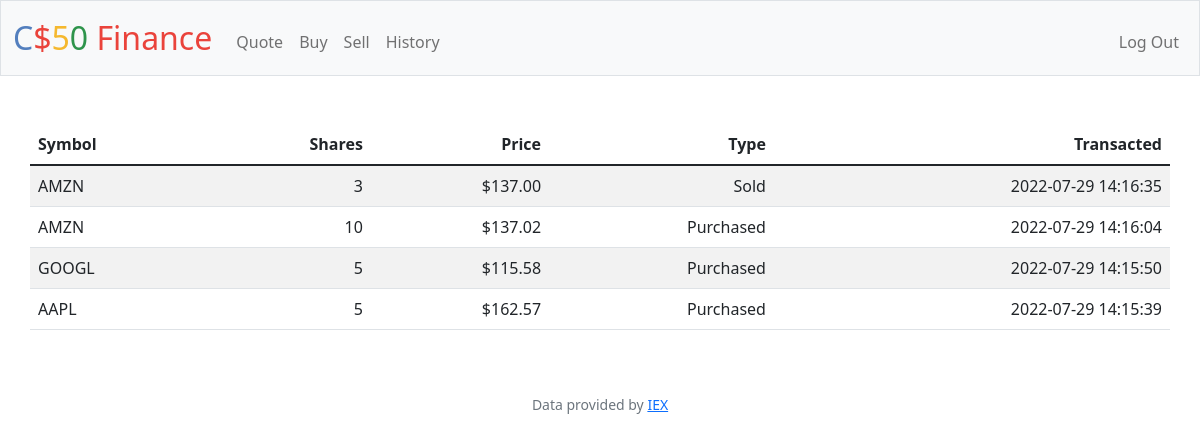
Screenshot of /history (signed in) with the database file from the repository.
### tables this page shows
CREATE TABLE transactionHistories (
            id INTEGER PRIMARY KEY AUTOINCREMENT NOT NULL,
            stockSymbol TEXT NOT NULL,
            StockPrice NUMERIC NOT NULL,
            shareQtySold REAL NOT NULL,
            transactionDate TEXT,
            transactionType TEXT,
            ownerId INTEGER
        );

### app.py (the view)
@app.route("/history")
@login_required
def history():
    data = db.execute(
        'SELECT * FROM transactionHistories WHERE ownerId = ? ORDER BY transactionDate DESC;', session['user_id'])
    print(data)
    return render_template('history.html', data=data, usd=usd, int_format=int_format)

### app.py (called while the page is built)
@app.after_request
def after_request(response):
    response.headers["Cache-Control"] = "no-cache, no-store, must-revalidate"
    response.headers["Expires"] = 0
    response.headers["Pragma"] = "no-cache"
    return response

### helpers.py (called while the page is built)
def login_required(f):
    @wraps(f)
    def decorated_function(*args, **kwargs):
        if session.get("user_id") is None:
            return redirect("/login")
        return f(*args, **kwargs)
    return decorated_function

def usd(value):
    return f"${value:,.2f}"

def int_format(value):
    return int(value)

### templates/history.html
{% extends "layout.html" %} {% block title %} Home {% endblock %} {% block main
%}
<table class="table table-striped container">
  <thead>
    <tr>
      <th class="text-start">Symbol</th>
      <th class="text-end">Shares</th>
      <th class="text-end">Price</th>
      <th class="text-end">Type</th>
      <th class="text-end">Transacted</th>
    </tr>
  </thead>
  <tbody>
    {% for history in data %}
    <tr>
      <td class="text-start">{{history.stockSymbol}}</td>
      <td class="text-end">{{int_format(history.shareQtySold)}}</td>
      <td class="text-end">{{usd(history.StockPrice or 0)}}</td>
      <td class="text-end">{{history.transactionType}}</td>
      <td class="text-end">{{history.transactionDate}}</td>
    </tr>
    {% endfor %}
  </tbody>
</table>
{% endblock %}

### rows the page displays
transactionHistories: stockSymbol "AMZN", shareQtySold "3", StockPrice "$137.00", transactionType "Sold", transactionDate "2022-07-29 14:16:35"
transactionHistories: stockSymbol "AMZN", shareQtySold "10", StockPrice "$137.02", transactionType "Purchased", transactionDate "2022-07-29 14:16:04"
transactionHistories: stockSymbol "GOOGL", shareQtySold "5", StockPrice "$115.58", transactionType "Purchased", transactionDate "2022-07-29 14:15:50"
transactionHistories: stockSymbol "AAPL", shareQtySold "5", StockPrice "$162.57", transactionType "Purchased", transactionDate "2022-07-29 14:15:39"
